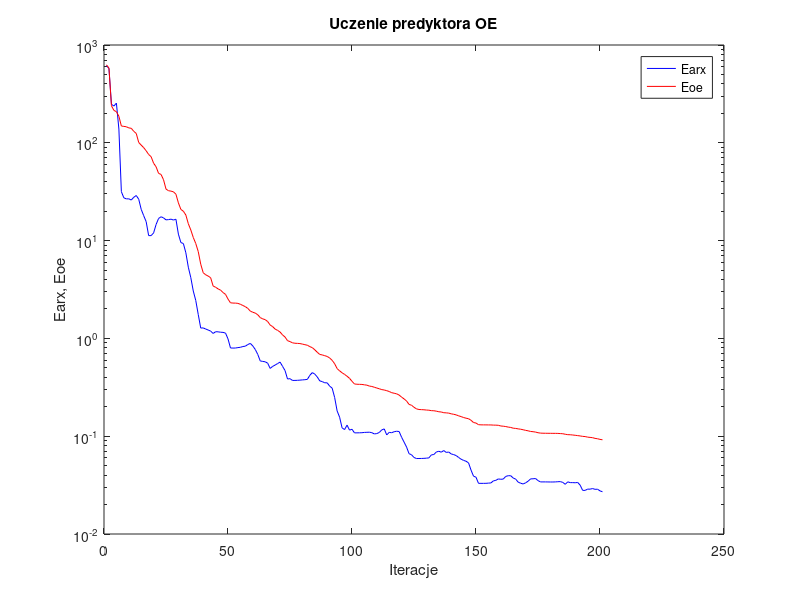
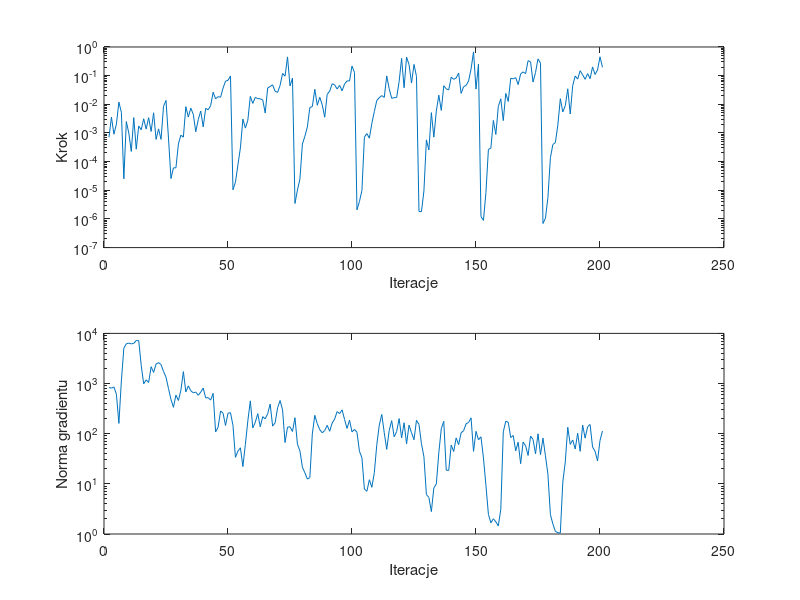

Here is the MATLAB script that generated these plots, in order:
%uczenie predyktora oe
clear all;
n=0; farx(n+1)=6.140230e+002; foe(n+1)=6.269215e+002; wspucz(n+1)=0.000000e+000; ng(n+1)=0.000000e+000;
%odnowa zmiennej metryki
n=1; farx(n+1)=5.753662e+002; foe(n+1)=5.809254e+002; krok(n+1)=7.034667e-004; ng(n+1)=8.355288e+002;
n=2; farx(n+1)=2.475057e+002; foe(n+1)=2.392349e+002; krok(n+1)=3.544455e-003; ng(n+1)=8.095833e+002;
n=3; farx(n+1)=2.376951e+002; foe(n+1)=2.144571e+002; krok(n+1)=9.053002e-004; ng(n+1)=8.547806e+002;
n=4; farx(n+1)=2.545657e+002; foe(n+1)=2.080821e+002; krok(n+1)=2.019005e-003; ng(n+1)=6.140620e+002;
n=5; farx(n+1)=1.382641e+002; foe(n+1)=1.868263e+002; krok(n+1)=1.196180e-002; ng(n+1)=1.603588e+002;
n=6; farx(n+1)=3.163658e+001; foe(n+1)=1.485272e+002; krok(n+1)=5.282995e-003; ng(n+1)=1.129952e+003;
n=7; farx(n+1)=2.737899e+001; foe(n+1)=1.471474e+002; krok(n+1)=2.518354e-005; ng(n+1)=5.064648e+003;
n=8; farx(n+1)=2.671131e+001; foe(n+1)=1.459212e+002; krok(n+1)=2.500228e-003; ng(n+1)=6.216094e+003;
n=9; farx(n+1)=2.674659e+001; foe(n+1)=1.420492e+002; krok(n+1)=9.942678e-004; ng(n+1)=6.399978e+003;
n=10; farx(n+1)=2.600337e+001; foe(n+1)=1.406677e+002; krok(n+1)=2.263251e-004; ng(n+1)=6.176248e+003;
n=11; farx(n+1)=2.772982e+001; foe(n+1)=1.310776e+002; krok(n+1)=3.426502e-003; ng(n+1)=6.341764e+003;
n=12; farx(n+1)=2.891207e+001; foe(n+1)=1.247067e+002; krok(n+1)=2.720095e-004; ng(n+1)=7.215022e+003;
n=13; farx(n+1)=2.649716e+001; foe(n+1)=1.007158e+002; krok(n+1)=1.758026e-003; ng(n+1)=7.161323e+003;
n=14; farx(n+1)=2.088109e+001; foe(n+1)=9.474680e+001; krok(n+1)=1.291963e-003; ng(n+1)=2.315954e+003;
n=15; farx(n+1)=1.799482e+001; foe(n+1)=8.922673e+001; krok(n+1)=3.128460e-003; ng(n+1)=9.909616e+002;
n=16; farx(n+1)=1.563066e+001; foe(n+1)=8.287388e+001; krok(n+1)=1.369522e-003; ng(n+1)=1.186834e+003;
n=17; farx(n+1)=1.125025e+001; foe(n+1)=7.597420e+001; krok(n+1)=3.411474e-003; ng(n+1)=1.049026e+003;
n=18; farx(n+1)=1.124425e+001; foe(n+1)=7.207695e+001; krok(n+1)=1.130223e-003; ng(n+1)=2.165067e+003;
n=19; farx(n+1)=1.198566e+001; foe(n+1)=6.181679e+001; krok(n+1)=5.060913e-003; ng(n+1)=1.665490e+003;
n=20; farx(n+1)=1.460337e+001; foe(n+1)=5.688367e+001; krok(n+1)=5.959389e-004; ng(n+1)=2.453711e+003;
n=21; farx(n+1)=1.683379e+001; foe(n+1)=4.870303e+001; krok(n+1)=1.389400e-003; ng(n+1)=2.610773e+003;
n=22; farx(n+1)=1.753393e+001; foe(n+1)=4.749161e+001; krok(n+1)=5.978034e-004; ng(n+1)=2.395047e+003;
n=23; farx(n+1)=1.707599e+001; foe(n+1)=4.191002e+001; krok(n+1)=8.518466e-003; ng(n+1)=1.740904e+003;
n=24; farx(n+1)=1.629605e+001; foe(n+1)=3.365700e+001; krok(n+1)=1.363820e-002; ng(n+1)=1.342532e+003;
n=25; farx(n+1)=1.638812e+001; foe(n+1)=3.236526e+001; krok(n+1)=6.647718e-004; ng(n+1)=7.977540e+002;
%odnowa zmiennej metryki
n=26; farx(n+1)=1.657675e+001; foe(n+1)=3.206169e+001; krok(n+1)=2.555890e-005; ng(n+1)=4.823922e+002;
n=27; farx(n+1)=1.623305e+001; foe(n+1)=3.155470e+001; krok(n+1)=6.068190e-005; ng(n+1)=3.356397e+002;
n=28; farx(n+1)=1.654190e+001; foe(n+1)=2.981189e+001; krok(n+1)=6.079792e-005; ng(n+1)=5.896373e+002;
n=29; farx(n+1)=1.163564e+001; foe(n+1)=2.430116e+001; krok(n+1)=4.129136e-004; ng(n+1)=4.592353e+002;
n=30; farx(n+1)=9.550876e+000; foe(n+1)=2.082545e+001; krok(n+1)=8.409074e-004; ng(n+1)=7.341984e+002;
n=31; farx(n+1)=9.335320e+000; foe(n+1)=1.998135e+001; krok(n+1)=7.138862e-004; ng(n+1)=1.729259e+003;
n=32; farx(n+1)=7.510683e+000; foe(n+1)=1.826139e+001; krok(n+1)=8.252113e-003; ng(n+1)=6.816655e+002;
n=33; farx(n+1)=5.345726e+000; foe(n+1)=1.487833e+001; krok(n+1)=3.595838e-003; ng(n+1)=8.987602e+002;
n=34; farx(n+1)=4.181910e+000; foe(n+1)=1.285131e+001; krok(n+1)=7.366454e-003; ng(n+1)=7.179034e+002;
n=35; farx(n+1)=3.051315e+000; foe(n+1)=1.075944e+001; krok(n+1)=4.483426e-003; ng(n+1)=6.526598e+002;
n=36; farx(n+1)=2.441361e+000; foe(n+1)=9.335483e+000; krok(n+1)=1.104943e-003; ng(n+1)=6.771422e+002;
n=37; farx(n+1)=1.756162e+000; foe(n+1)=7.727717e+000; krok(n+1)=2.918223e-003; ng(n+1)=5.827147e+002;
n=38; farx(n+1)=1.275698e+000; foe(n+1)=5.743185e+000; krok(n+1)=5.819038e-003; ng(n+1)=6.747960e+002;
n=39; farx(n+1)=1.280468e+000; foe(n+1)=4.695120e+000; krok(n+1)=1.629095e-003; ng(n+1)=8.111692e+002;
n=40; farx(n+1)=1.247020e+000; foe(n+1)=4.472847e+000; krok(n+1)=7.242402e-003; ng(n+1)=5.173199e+002;
n=41; farx(n+1)=1.218977e+000; foe(n+1)=4.339624e+000; krok(n+1)=6.446985e-003; ng(n+1)=5.250492e+002;
n=42; farx(n+1)=1.188136e+000; foe(n+1)=4.171949e+000; krok(n+1)=8.880083e-003; ng(n+1)=4.675503e+002;
n=43; farx(n+1)=1.123452e+000; foe(n+1)=3.436246e+000; krok(n+1)=2.643052e-002; ng(n+1)=6.357403e+002;
n=44; farx(n+1)=1.170630e+000; foe(n+1)=3.333714e+000; krok(n+1)=1.551534e-002; ng(n+1)=1.089521e+002;
n=45; farx(n+1)=1.167705e+000; foe(n+1)=3.209071e+000; krok(n+1)=1.846205e-002; ng(n+1)=1.340576e+002;
n=46; farx(n+1)=1.156605e+000; foe(n+1)=3.116122e+000; krok(n+1)=1.773103e-002; ng(n+1)=2.844927e+002;
n=47; farx(n+1)=1.152459e+000; foe(n+1)=2.944027e+000; krok(n+1)=3.650930e-002; ng(n+1)=2.561732e+002;
n=48; farx(n+1)=1.132652e+000; foe(n+1)=2.819241e+000; krok(n+1)=6.460819e-002; ng(n+1)=1.460028e+002;
n=49; farx(n+1)=9.892403e-001; foe(n+1)=2.525040e+000; krok(n+1)=6.864555e-002; ng(n+1)=2.564454e+002;
n=50; farx(n+1)=7.982056e-001; foe(n+1)=2.312940e+000; krok(n+1)=9.714883e-002; ng(n+1)=2.621591e+002;
%odnowa zmiennej metryki
n=51; farx(n+1)=7.965093e-001; foe(n+1)=2.297450e+000; krok(n+1)=1.038706e-005; ng(n+1)=1.467541e+002;
n=52; farx(n+1)=7.972733e-001; foe(n+1)=2.295866e+000; krok(n+1)=1.929519e-005; ng(n+1)=3.376538e+001;
n=53; farx(n+1)=8.055318e-001; foe(n+1)=2.281452e+000; krok(n+1)=7.712392e-005; ng(n+1)=4.494266e+001;
n=54; farx(n+1)=8.109496e-001; foe(n+1)=2.232165e+000; krok(n+1)=3.005716e-004; ng(n+1)=5.242750e+001;
n=55; farx(n+1)=8.261908e-001; foe(n+1)=2.170009e+000; krok(n+1)=3.059436e-003; ng(n+1)=2.208653e+001;
n=56; farx(n+1)=8.329014e-001; foe(n+1)=2.110722e+000; krok(n+1)=1.478815e-003; ng(n+1)=6.091039e+001;
n=57; farx(n+1)=8.660259e-001; foe(n+1)=2.024892e+000; krok(n+1)=2.778799e-003; ng(n+1)=1.809746e+002;
n=58; farx(n+1)=8.889536e-001; foe(n+1)=1.901128e+000; krok(n+1)=1.889482e-002; ng(n+1)=4.510864e+002;
n=59; farx(n+1)=8.366870e-001; foe(n+1)=1.850942e+000; krok(n+1)=1.073668e-002; ng(n+1)=1.307162e+002;
n=60; farx(n+1)=7.706328e-001; foe(n+1)=1.814910e+000; krok(n+1)=1.740861e-002; ng(n+1)=1.688738e+002;
n=61; farx(n+1)=6.859262e-001; foe(n+1)=1.744411e+000; krok(n+1)=1.576669e-002; ng(n+1)=2.507589e+002;
n=62; farx(n+1)=5.885163e-001; foe(n+1)=1.632199e+000; krok(n+1)=1.559274e-002; ng(n+1)=1.375770e+002;
n=63; farx(n+1)=5.815984e-001; foe(n+1)=1.584222e+000; krok(n+1)=1.417782e-002; ng(n+1)=2.185887e+002;
n=64; farx(n+1)=5.766212e-001; foe(n+1)=1.554706e+000; krok(n+1)=4.977800e-003; ng(n+1)=1.974520e+002;
n=65; farx(n+1)=5.577789e-001; foe(n+1)=1.486875e+000; krok(n+1)=3.715822e-002; ng(n+1)=2.507442e+002;
n=66; farx(n+1)=4.932560e-001; foe(n+1)=1.370022e+000; krok(n+1)=4.194258e-002; ng(n+1)=3.900811e+002;
n=67; farx(n+1)=5.173950e-001; foe(n+1)=1.320266e+000; krok(n+1)=4.781642e-002; ng(n+1)=1.414338e+002;
n=68; farx(n+1)=5.337489e-001; foe(n+1)=1.245999e+000; krok(n+1)=2.840322e-002; ng(n+1)=1.645922e+002;
n=69; farx(n+1)=5.532163e-001; foe(n+1)=1.207821e+000; krok(n+1)=2.606552e-002; ng(n+1)=3.285837e+002;
n=70; farx(n+1)=5.724875e-001; foe(n+1)=1.161287e+000; krok(n+1)=4.569519e-002; ng(n+1)=4.594409e+002;
n=71; farx(n+1)=5.176959e-001; foe(n+1)=1.085466e+000; krok(n+1)=1.196783e-001; ng(n+1)=2.980032e+002;
n=72; farx(n+1)=4.690107e-001; foe(n+1)=1.032460e+000; krok(n+1)=9.569438e-002; ng(n+1)=6.663935e+001;
n=73; farx(n+1)=3.844912e-001; foe(n+1)=9.482430e-001; krok(n+1)=4.500546e-001; ng(n+1)=1.351441e+002;
n=74; farx(n+1)=3.876705e-001; foe(n+1)=9.274598e-001; krok(n+1)=4.382471e-002; ng(n+1)=1.369698e+002;
n=75; farx(n+1)=3.716217e-001; foe(n+1)=9.013823e-001; krok(n+1)=8.222485e-002; ng(n+1)=1.106565e+002;
%odnowa zmiennej metryki
n=76; farx(n+1)=3.719498e-001; foe(n+1)=8.921491e-001; krok(n+1)=3.467514e-006; ng(n+1)=2.081341e+002;
n=77; farx(n+1)=3.727497e-001; foe(n+1)=8.895357e-001; krok(n+1)=1.017255e-005; ng(n+1)=6.163018e+001;
n=78; farx(n+1)=3.744332e-001; foe(n+1)=8.856522e-001; krok(n+1)=2.468559e-005; ng(n+1)=4.551997e+001;
n=79; farx(n+1)=3.764131e-001; foe(n+1)=8.747854e-001; krok(n+1)=4.114508e-004; ng(n+1)=2.149153e+001;
n=80; farx(n+1)=3.782810e-001; foe(n+1)=8.626658e-001; krok(n+1)=7.648498e-004; ng(n+1)=1.662202e+001;
n=81; farx(n+1)=3.810406e-001; foe(n+1)=8.513021e-001; krok(n+1)=1.629147e-003; ng(n+1)=1.244397e+001;
n=82; farx(n+1)=4.194330e-001; foe(n+1)=8.238601e-001; krok(n+1)=7.737158e-003; ng(n+1)=1.332309e+001;
n=83; farx(n+1)=4.468490e-001; foe(n+1)=8.042719e-001; krok(n+1)=8.300976e-003; ng(n+1)=9.931408e+001;
n=84; farx(n+1)=4.313039e-001; foe(n+1)=7.642368e-001; krok(n+1)=3.339713e-002; ng(n+1)=2.324780e+002;
n=85; farx(n+1)=4.031745e-001; foe(n+1)=7.215996e-001; krok(n+1)=9.213222e-003; ng(n+1)=1.582255e+002;
n=86; farx(n+1)=3.678873e-001; foe(n+1)=6.854399e-001; krok(n+1)=1.759944e-002; ng(n+1)=1.202961e+002;
n=87; farx(n+1)=3.614997e-001; foe(n+1)=6.778946e-001; krok(n+1)=9.564855e-003; ng(n+1)=1.041487e+002;
n=88; farx(n+1)=3.519042e-001; foe(n+1)=6.658613e-001; krok(n+1)=3.544455e-003; ng(n+1)=1.156835e+002;
n=89; farx(n+1)=3.511309e-001; foe(n+1)=6.538848e-001; krok(n+1)=2.243330e-002; ng(n+1)=1.468854e+002;
n=90; farx(n+1)=3.248754e-001; foe(n+1)=6.301859e-001; krok(n+1)=2.865057e-002; ng(n+1)=1.116760e+002;
n=91; farx(n+1)=3.101554e-001; foe(n+1)=5.966135e-001; krok(n+1)=5.197516e-002; ng(n+1)=1.632678e+002;
n=92; farx(n+1)=2.488826e-001; foe(n+1)=5.506433e-001; krok(n+1)=4.785778e-002; ng(n+1)=1.959257e+002;
n=93; farx(n+1)=1.813853e-001; foe(n+1)=4.913544e-001; krok(n+1)=3.426151e-002; ng(n+1)=2.762888e+002;
n=94; farx(n+1)=1.565255e-001; foe(n+1)=4.657084e-001; krok(n+1)=4.568872e-002; ng(n+1)=2.515801e+002;
n=95; farx(n+1)=1.217609e-001; foe(n+1)=4.452088e-001; krok(n+1)=2.954351e-002; ng(n+1)=2.985452e+002;
n=96; farx(n+1)=1.169220e-001; foe(n+1)=4.285991e-001; krok(n+1)=5.120727e-002; ng(n+1)=1.925398e+002;
n=97; farx(n+1)=1.297348e-001; foe(n+1)=4.103324e-001; krok(n+1)=6.552688e-002; ng(n+1)=1.274817e+002;
n=98; farx(n+1)=1.154593e-001; foe(n+1)=3.906978e-001; krok(n+1)=6.533169e-002; ng(n+1)=1.863908e+002;
n=99; farx(n+1)=1.177225e-001; foe(n+1)=3.640953e-001; krok(n+1)=2.164743e-001; ng(n+1)=1.085652e+002;
n=100; farx(n+1)=1.081921e-001; foe(n+1)=3.420024e-001; krok(n+1)=1.288588e-001; ng(n+1)=1.220700e+002;
%odnowa zmiennej metryki
n=101; farx(n+1)=1.082229e-001; foe(n+1)=3.398161e-001; krok(n+1)=2.079230e-006; ng(n+1)=1.068324e+002;
n=102; farx(n+1)=1.083488e-001; foe(n+1)=3.391079e-001; krok(n+1)=4.053211e-006; ng(n+1)=4.477335e+001;
n=103; farx(n+1)=1.085650e-001; foe(n+1)=3.383675e-001; krok(n+1)=9.884595e-006; ng(n+1)=3.305352e+001;
n=104; farx(n+1)=1.093178e-001; foe(n+1)=3.353035e-001; krok(n+1)=7.138862e-004; ng(n+1)=7.869317e+000;
n=105; farx(n+1)=1.096099e-001; foe(n+1)=3.325352e-001; krok(n+1)=9.540187e-004; ng(n+1)=7.118978e+000;
n=106; farx(n+1)=1.098787e-001; foe(n+1)=3.256606e-001; krok(n+1)=6.553529e-004; ng(n+1)=1.209829e+001;
n=107; farx(n+1)=1.086431e-001; foe(n+1)=3.225088e-001; krok(n+1)=2.168031e-003; ng(n+1)=8.519756e+000;
n=108; farx(n+1)=1.055159e-001; foe(n+1)=3.167454e-001; krok(n+1)=5.608324e-003; ng(n+1)=1.672615e+001;
n=109; farx(n+1)=1.063850e-001; foe(n+1)=3.108227e-001; krok(n+1)=1.363820e-002; ng(n+1)=6.044478e+001;
n=110; farx(n+1)=1.091750e-001; foe(n+1)=3.055860e-001; krok(n+1)=1.697325e-002; ng(n+1)=1.485278e+002;
n=111; farx(n+1)=1.160321e-001; foe(n+1)=2.996149e-001; krok(n+1)=2.015462e-002; ng(n+1)=2.416084e+002;
n=112; farx(n+1)=1.187318e-001; foe(n+1)=2.967625e-001; krok(n+1)=1.740861e-002; ng(n+1)=1.050531e+002;
n=113; farx(n+1)=1.030310e-001; foe(n+1)=2.921013e-001; krok(n+1)=9.759878e-002; ng(n+1)=4.867527e+001;
n=114; farx(n+1)=1.094400e-001; foe(n+1)=2.864289e-001; krok(n+1)=3.500452e-002; ng(n+1)=1.158992e+002;
n=115; farx(n+1)=1.085143e-001; foe(n+1)=2.786922e-001; krok(n+1)=1.619829e-002; ng(n+1)=1.821954e+002;
n=116; farx(n+1)=1.111559e-001; foe(n+1)=2.749138e-001; krok(n+1)=1.703305e-002; ng(n+1)=8.679776e+001;
n=117; farx(n+1)=1.124008e-001; foe(n+1)=2.711951e-001; krok(n+1)=1.734425e-002; ng(n+1)=1.102116e+002;
n=118; farx(n+1)=1.116456e-001; foe(n+1)=2.635104e-001; krok(n+1)=6.222203e-002; ng(n+1)=2.001908e+002;
n=119; farx(n+1)=9.755524e-002; foe(n+1)=2.508430e-001; krok(n+1)=4.004429e-001; ng(n+1)=8.224113e+001;
n=120; farx(n+1)=8.697427e-002; foe(n+1)=2.406012e-001; krok(n+1)=3.775680e-002; ng(n+1)=1.651493e+002;
n=121; farx(n+1)=7.744268e-002; foe(n+1)=2.290651e-001; krok(n+1)=4.446475e-001; ng(n+1)=6.304285e+001;
n=122; farx(n+1)=6.625345e-002; foe(n+1)=2.113299e-001; krok(n+1)=2.432670e-001; ng(n+1)=1.482270e+002;
n=123; farx(n+1)=6.461734e-002; foe(n+1)=2.074085e-001; krok(n+1)=5.514490e-002; ng(n+1)=1.045441e+002;
n=124; farx(n+1)=6.059038e-002; foe(n+1)=1.975788e-001; krok(n+1)=2.461541e-001; ng(n+1)=7.583970e+001;
n=125; farx(n+1)=5.911719e-002; foe(n+1)=1.903340e-001; krok(n+1)=9.373676e-002; ng(n+1)=1.851736e+002;
%odnowa zmiennej metryki
n=126; farx(n+1)=5.917244e-002; foe(n+1)=1.874735e-001; krok(n+1)=1.839785e-006; ng(n+1)=1.536911e+002;
n=127; farx(n+1)=5.921774e-002; foe(n+1)=1.869515e-001; krok(n+1)=1.789244e-006; ng(n+1)=6.315621e+001;
n=128; farx(n+1)=5.937757e-002; foe(n+1)=1.863319e-001; krok(n+1)=9.479621e-006; ng(n+1)=3.468994e+001;
n=129; farx(n+1)=5.963236e-002; foe(n+1)=1.851414e-001; krok(n+1)=5.734420e-004; ng(n+1)=6.106236e+000;
n=130; farx(n+1)=6.001690e-002; foe(n+1)=1.845032e-001; krok(n+1)=2.548531e-004; ng(n+1)=5.362597e+000;
n=131; farx(n+1)=6.440433e-002; foe(n+1)=1.824892e-001; krok(n+1)=5.107684e-003; ng(n+1)=2.795381e+000;
n=132; farx(n+1)=6.498166e-002; foe(n+1)=1.820970e-001; krok(n+1)=7.138862e-004; ng(n+1)=8.315195e+000;
n=133; farx(n+1)=6.893185e-002; foe(n+1)=1.803018e-001; krok(n+1)=5.767896e-003; ng(n+1)=9.872627e+000;
n=134; farx(n+1)=7.017205e-002; foe(n+1)=1.778063e-001; krok(n+1)=2.080702e-002; ng(n+1)=4.161899e+001;
n=135; farx(n+1)=6.865037e-002; foe(n+1)=1.768159e-001; krok(n+1)=6.130766e-003; ng(n+1)=1.254965e+002;
n=136; farx(n+1)=7.132402e-002; foe(n+1)=1.738631e-001; krok(n+1)=4.446078e-002; ng(n+1)=1.767697e+002;
n=137; farx(n+1)=6.827268e-002; foe(n+1)=1.732883e-001; krok(n+1)=3.452721e-002; ng(n+1)=1.867587e+001;
n=138; farx(n+1)=6.888913e-002; foe(n+1)=1.722310e-001; krok(n+1)=3.172714e-002; ng(n+1)=1.849612e+001;
n=139; farx(n+1)=6.588076e-002; foe(n+1)=1.694195e-001; krok(n+1)=8.877087e-002; ng(n+1)=5.936115e+001;
n=140; farx(n+1)=6.484413e-002; foe(n+1)=1.674974e-001; krok(n+1)=7.453607e-002; ng(n+1)=4.414196e+001;
n=141; farx(n+1)=6.337445e-002; foe(n+1)=1.652225e-001; krok(n+1)=8.268560e-002; ng(n+1)=8.254084e+001;
n=142; farx(n+1)=6.062253e-002; foe(n+1)=1.614991e-001; krok(n+1)=1.230771e-001; ng(n+1)=6.062508e+001;
n=143; farx(n+1)=5.816937e-002; foe(n+1)=1.586960e-001; krok(n+1)=2.398987e-002; ng(n+1)=1.046556e+002;
n=144; farx(n+1)=5.657994e-002; foe(n+1)=1.551952e-001; krok(n+1)=4.134280e-002; ng(n+1)=1.145285e+002;
n=145; farx(n+1)=5.545769e-002; foe(n+1)=1.528158e-001; krok(n+1)=4.544795e-002; ng(n+1)=1.576027e+002;
n=146; farx(n+1)=5.333477e-002; foe(n+1)=1.508919e-001; krok(n+1)=6.504518e-002; ng(n+1)=1.674663e+002;
n=147; farx(n+1)=4.496748e-002; foe(n+1)=1.454056e-001; krok(n+1)=1.701816e-001; ng(n+1)=2.074762e+002;
n=148; farx(n+1)=3.902603e-002; foe(n+1)=1.379284e-001; krok(n+1)=6.744582e-001; ng(n+1)=4.450722e+001;
n=149; farx(n+1)=3.808758e-002; foe(n+1)=1.363411e-001; krok(n+1)=3.397782e-002; ng(n+1)=1.116472e+002;
n=150; farx(n+1)=3.297444e-002; foe(n+1)=1.311612e-001; krok(n+1)=2.543102e-001; ng(n+1)=7.553388e+001;
%odnowa zmiennej metryki
n=151; farx(n+1)=3.295065e-002; foe(n+1)=1.306489e-001; krok(n+1)=1.210289e-006; ng(n+1)=8.662922e+001;
n=152; farx(n+1)=3.295148e-002; foe(n+1)=1.305674e-001; krok(n+1)=8.892703e-007; ng(n+1)=3.291390e+001;
n=153; farx(n+1)=3.297868e-002; foe(n+1)=1.305263e-001; krok(n+1)=8.287718e-006; ng(n+1)=9.370868e+000;
n=154; farx(n+1)=3.313675e-002; foe(n+1)=1.304064e-001; krok(n+1)=2.651075e-004; ng(n+1)=2.468162e+000;
n=155; farx(n+1)=3.326317e-002; foe(n+1)=1.303657e-001; krok(n+1)=2.981997e-004; ng(n+1)=1.669677e+000;
n=156; farx(n+1)=3.491949e-002; foe(n+1)=1.298422e-001; krok(n+1)=2.742688e-003; ng(n+1)=2.011389e+000;
n=157; farx(n+1)=3.538071e-002; foe(n+1)=1.297110e-001; krok(n+1)=8.861138e-004; ng(n+1)=1.749614e+000;
n=158; farx(n+1)=3.656472e-002; foe(n+1)=1.292779e-001; krok(n+1)=8.443488e-003; ng(n+1)=1.452976e+000;
n=159; farx(n+1)=3.626380e-002; foe(n+1)=1.271813e-001; krok(n+1)=1.547432e-002; ng(n+1)=3.117149e+000;
n=160; farx(n+1)=3.647474e-002; foe(n+1)=1.265540e-001; krok(n+1)=2.701093e-003; ng(n+1)=1.088797e+002;
n=161; farx(n+1)=3.880837e-002; foe(n+1)=1.255102e-001; krok(n+1)=2.398987e-002; ng(n+1)=1.772766e+002;
n=162; farx(n+1)=3.945663e-002; foe(n+1)=1.239155e-001; krok(n+1)=1.256724e-002; ng(n+1)=1.693822e+002;
n=163; farx(n+1)=3.944958e-002; foe(n+1)=1.229386e-001; krok(n+1)=8.068776e-002; ng(n+1)=8.386866e+001;
n=164; farx(n+1)=3.738513e-002; foe(n+1)=1.207850e-001; krok(n+1)=7.765706e-002; ng(n+1)=9.184859e+001;
n=165; farx(n+1)=3.640841e-002; foe(n+1)=1.200880e-001; krok(n+1)=8.512166e-002; ng(n+1)=4.565140e+001;
n=166; farx(n+1)=3.389746e-002; foe(n+1)=1.188866e-001; krok(n+1)=4.880471e-002; ng(n+1)=6.777587e+001;
n=167; farx(n+1)=3.305932e-002; foe(n+1)=1.178289e-001; krok(n+1)=1.150668e-001; ng(n+1)=2.520988e+001;
n=168; farx(n+1)=3.245909e-002; foe(n+1)=1.164589e-001; krok(n+1)=1.350958e-001; ng(n+1)=6.826252e+001;
n=169; farx(n+1)=3.335036e-002; foe(n+1)=1.147434e-001; krok(n+1)=1.174729e-001; ng(n+1)=5.743594e+001;
n=170; farx(n+1)=3.465645e-002; foe(n+1)=1.135641e-001; krok(n+1)=3.337224e-001; ng(n+1)=3.679304e+001;
n=171; farx(n+1)=3.660621e-002; foe(n+1)=1.118321e-001; krok(n+1)=3.031633e-001; ng(n+1)=8.962194e+001;
n=172; farx(n+1)=3.669300e-002; foe(n+1)=1.112130e-001; krok(n+1)=5.945329e-002; ng(n+1)=7.675476e+001;
n=173; farx(n+1)=3.693643e-002; foe(n+1)=1.102064e-001; krok(n+1)=1.291716e-001; ng(n+1)=3.978129e+001;
n=174; farx(n+1)=3.516122e-002; foe(n+1)=1.085558e-001; krok(n+1)=3.852268e-001; ng(n+1)=9.959064e+001;
n=175; farx(n+1)=3.408909e-002; foe(n+1)=1.075545e-001; krok(n+1)=2.730638e-001; ng(n+1)=3.824982e+001;
%odnowa zmiennej metryki
n=176; farx(n+1)=3.409685e-002; foe(n+1)=1.072879e-001; krok(n+1)=6.936630e-007; ng(n+1)=8.164283e+001;
n=177; farx(n+1)=3.409559e-002; foe(n+1)=1.071835e-001; krok(n+1)=1.052955e-006; ng(n+1)=3.625537e+001;
n=178; farx(n+1)=3.406239e-002; foe(n+1)=1.071043e-001; krok(n+1)=5.649012e-006; ng(n+1)=1.554994e+001;
n=179; farx(n+1)=3.402683e-002; foe(n+1)=1.070411e-001; krok(n+1)=1.374956e-004; ng(n+1)=2.436279e+000;
n=180; farx(n+1)=3.402486e-002; foe(n+1)=1.069648e-001; krok(n+1)=3.968650e-004; ng(n+1)=1.583614e+000;
n=181; farx(n+1)=3.409600e-002; foe(n+1)=1.069354e-001; krok(n+1)=4.616173e-004; ng(n+1)=1.129700e+000;
n=182; farx(n+1)=3.424436e-002; foe(n+1)=1.068221e-001; krok(n+1)=1.879251e-003; ng(n+1)=1.062437e+000;
n=183; farx(n+1)=3.434152e-002; foe(n+1)=1.063907e-001; krok(n+1)=1.571994e-002; ng(n+1)=1.048814e+000;
n=184; farx(n+1)=3.369398e-002; foe(n+1)=1.059936e-001; krok(n+1)=5.414124e-003; ng(n+1)=1.085191e+001;
n=185; farx(n+1)=3.223095e-002; foe(n+1)=1.046855e-001; krok(n+1)=8.996953e-003; ng(n+1)=2.742107e+001;
n=186; farx(n+1)=3.414156e-002; foe(n+1)=1.036945e-001; krok(n+1)=3.467713e-002; ng(n+1)=1.341879e+002;
n=187; farx(n+1)=3.351425e-002; foe(n+1)=1.035102e-001; krok(n+1)=4.586643e-003; ng(n+1)=6.116333e+001;
n=188; farx(n+1)=3.353357e-002; foe(n+1)=1.028659e-001; krok(n+1)=4.523999e-002; ng(n+1)=7.494020e+001;
n=189; farx(n+1)=3.341736e-002; foe(n+1)=1.021734e-001; krok(n+1)=9.716385e-002; ng(n+1)=4.949095e+001;
n=190; farx(n+1)=3.367080e-002; foe(n+1)=1.013978e-001; krok(n+1)=7.563795e-002; ng(n+1)=1.023278e+002;
n=191; farx(n+1)=3.157824e-002; foe(n+1)=1.006398e-001; krok(n+1)=1.489153e-001; ng(n+1)=4.445193e+001;
n=192; farx(n+1)=2.794655e-002; foe(n+1)=9.961103e-002; krok(n+1)=1.067078e-001; ng(n+1)=1.484715e+002;
n=193; farx(n+1)=2.792002e-002; foe(n+1)=9.917861e-002; krok(n+1)=7.445763e-002; ng(n+1)=8.162885e+001;
n=194; farx(n+1)=2.877418e-002; foe(n+1)=9.784699e-002; krok(n+1)=1.174729e-001; ng(n+1)=1.369018e+002;
n=195; farx(n+1)=2.873212e-002; foe(n+1)=9.723611e-002; krok(n+1)=7.851907e-002; ng(n+1)=1.526192e+002;
n=196; farx(n+1)=2.915711e-002; foe(n+1)=9.660378e-002; krok(n+1)=2.013997e-001; ng(n+1)=5.442209e+001;
n=197; farx(n+1)=2.862725e-002; foe(n+1)=9.499902e-002; krok(n+1)=1.101559e-001; ng(n+1)=4.467226e+001;
n=198; farx(n+1)=2.871019e-002; foe(n+1)=9.420192e-002; krok(n+1)=1.570717e-001; ng(n+1)=2.865619e+001;
n=199; farx(n+1)=2.760275e-002; foe(n+1)=9.279117e-002; krok(n+1)=4.547265e-001; ng(n+1)=7.324003e+001;
n=200; farx(n+1)=2.701280e-002; foe(n+1)=9.191244e-002; krok(n+1)=1.951976e-001; ng(n+1)=1.132689e+002;

figure; semilogy(farx,'b'); hold on; semilogy(foe,'r'); xlabel('Iteracje'); ylabel('Earx, Eoe'); legend('Earx','Eoe'); title('Uczenie predyktora OE');
figure; subplot(2,1,1); semilogy(krok); xlabel('Iteracje'); ylabel('Krok');
subplot(2,1,2); semilogy(ng); xlabel('Iteracje'); ylabel('Norma gradientu');
Earx=farx(n+1)
Eoe=foe(n+1)
